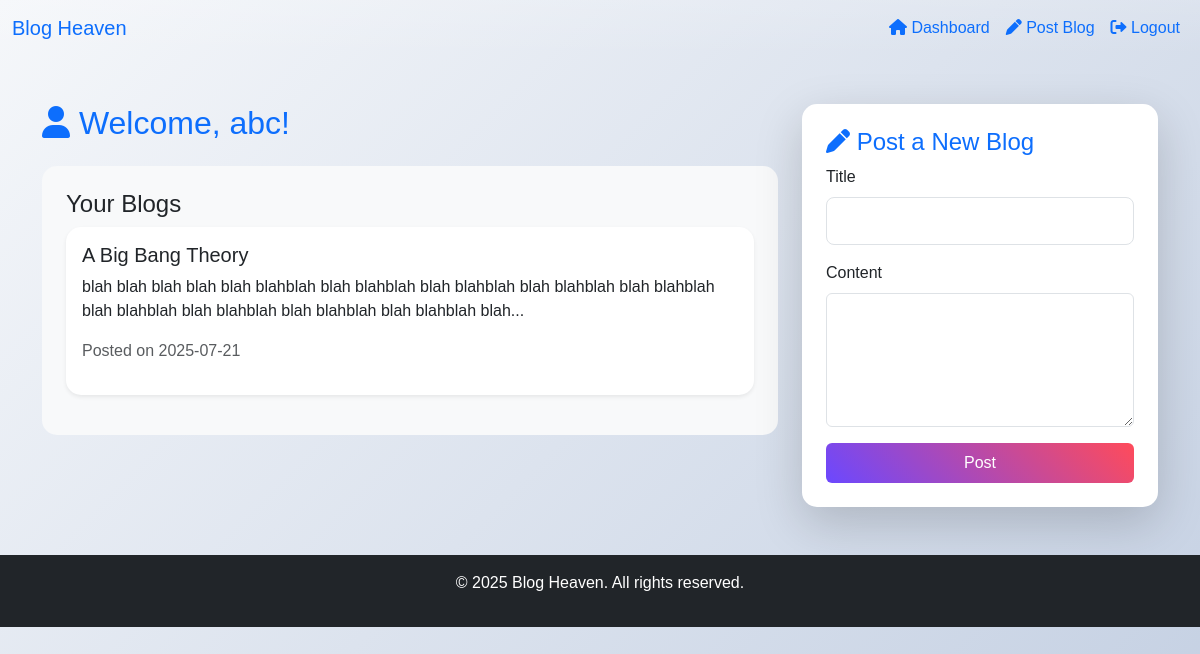
Page /dashboard (signed in) on the committed database.
### app.py (models this page shows)
class Blog(db.Model):
    id = db.Column(db.Integer, primary_key=True)
    title = db.Column(db.String(100), nullable=False)
    content = db.Column(db.String(1000), nullable=False)
    user_id = db.Column(db.Integer, db.ForeignKey('user.id'))
    date_posted = db.Column(db.DateTime, nullable=False, default=datetime.utcnow)
    comments = db.relationship('Comment', backref='blog', lazy=True)

### app.py (the view)
@app.route("/dashboard", methods=['GET'])
def dashboard():
    if not session.get('email'):
        flash('Please log in to access the dashboard.', 'warning')
        return redirect('/login')
    user = User.query.filter_by(email=session.get('email')).first()
    blogs = Blog.query.filter_by(user_id=user.id).all()
    return render_template('dashboard.html', user=user, blogs=blogs)

### templates/dashboard.html (shortened to what this page needs)
{% extends "base.html" %}
{% block content %}
    <div class="row">
        <div class="col-md-8">
            <h2 class="mb-4 text-primary"><i class="fas fa-user"></i> Welcome, {{ session.get('email').split('@')[0] }}!</h2>
            <div class="card bg-light p-4 mb-4">
                <h4 class="card-title">Your Blogs</h4>
                {% if blogs %}
                    {% for blog in blogs %}
                        <div class="card mb-3 shadow-sm">
                            <div class="card-body">
                                <h5 class="card-title">{{ blog.title }}</h5>
                                <p class="card-text">{{ blog.content[:150] }}...</p>
                                <p class="text-muted">Posted on {{ blog.date_posted.strftime('%Y-%m-%d') }}</p>
                            </div>
                        </div>
                    {% endfor %}
                {% else %}
                    <p class="text-center">No blogs posted yet. Start writing!</p>
                {% endif %}
            </div>
        </div>
        <div class="col-md-4">
            <div class="card bg-white shadow-lg p-4" style="border-radius: 15px;">
                <h4 class="card-title text-primary"><i class="fas fa-pen"></i> Post a New Blog</h4>
                <form method="POST" action="{{ url_for('post_blog') }}">
                    <div class="mb-3">
                        <label for="title" class="form-label">Title</label>
                        <input type="text" name="title" id="title" class="form-control form-control-lg" required>
                    </div>
                    <div class="mb-3">
                        <label for="content" class="form-label">Content</label>
                        <textarea name="content" id="content" class="form-control" rows="5" required></textarea>
                    </div>
                    <button type="submit" class="btn btn-primary w-100 py-2">Post</button>
                </form>
            </div>
        </div>
    </div>
{% endblock %}

### static/css/style.css (style rules this page uses)
body { background: linear-gradient(135deg, #f5f7fa 0%, #c3cfe2 100%); min-height: 100vh; font-family: 'Poppins', sans-serif; }
.card { border: none; border-radius: 15px; transition: all 0.3s ease; }
.btn-primary { background: linear-gradient(45deg, #6b48ff, #ff4b5a); border: none; }

### rows in the picture
Blog: title "A Big Bang Theory", content "blah blah blah blah blah blahblah blah blahblah blah blahblah blah blahblah blah blahblah blah blahblah blah blahblah blah blahblah blah blahblah blah", date_posted "2025-07-21"

### other values in the picture
{{ session.get('email').split('@')[0] }} "abc"
